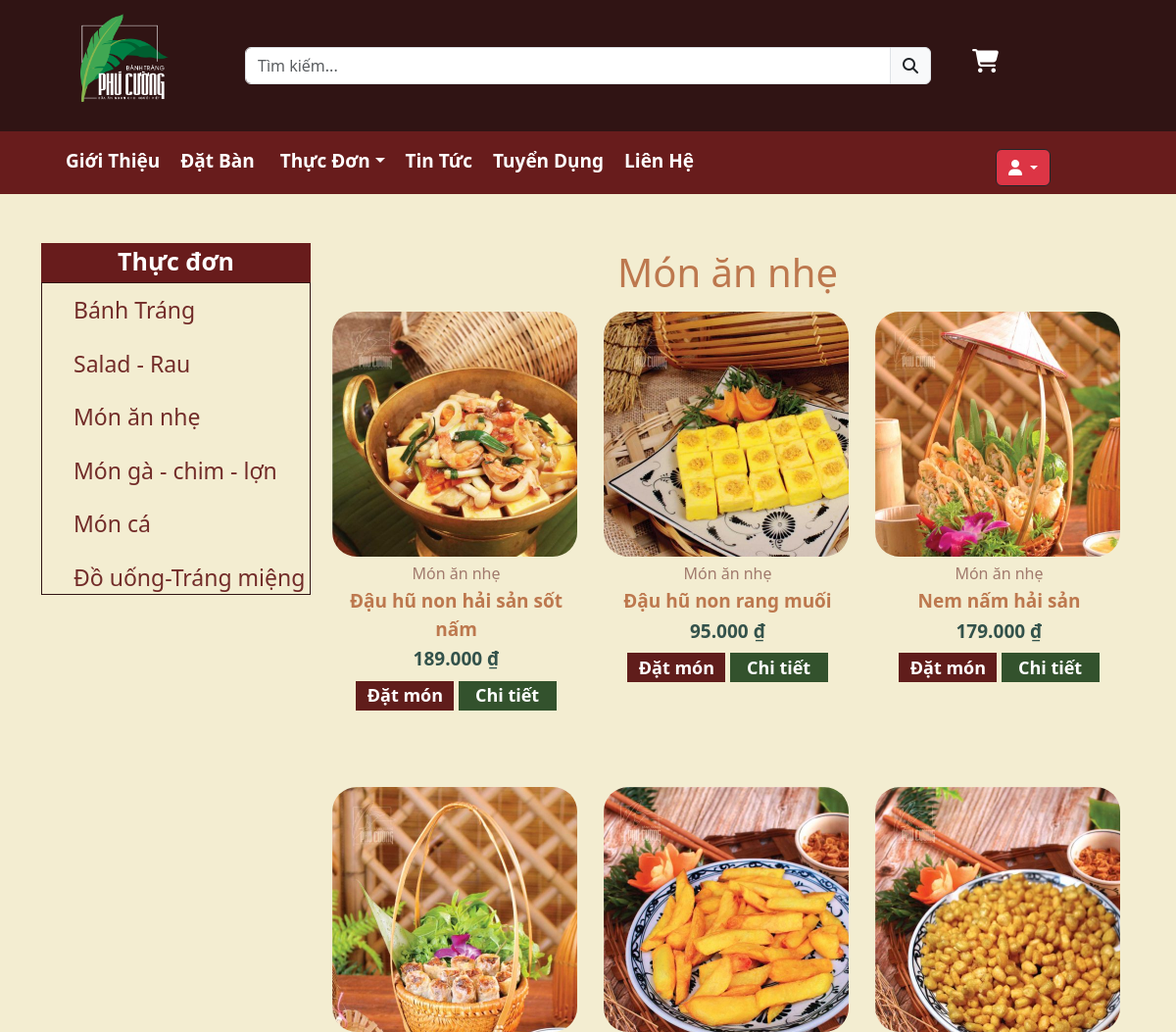
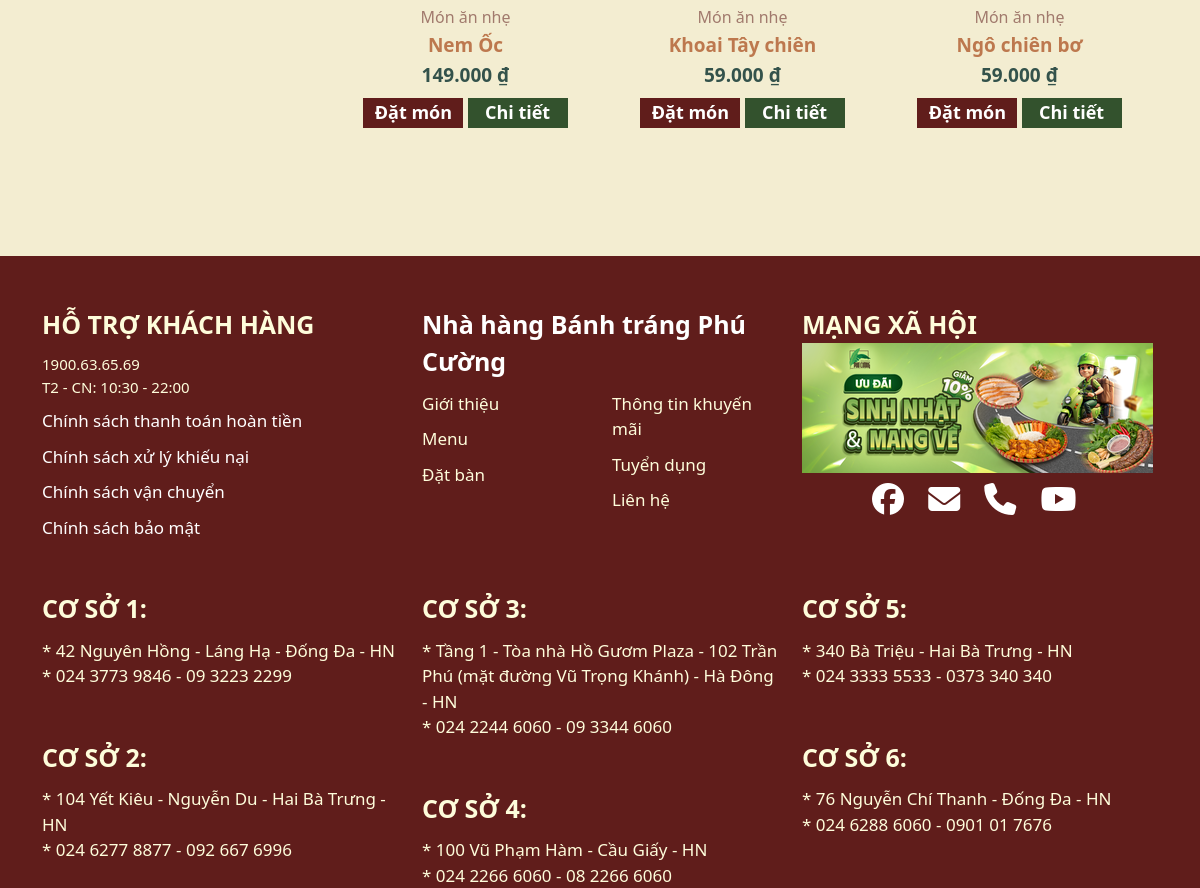
The app's page /View/monannhe.php (signed in) with its own data (2 pictures, top to bottom).
### tables this page shows
CREATE TABLE `sanpham` (
  `id_sanpham` int(11) NOT NULL,
  `danhmuc` varchar(250) DEFAULT NULL,
  `tensp` varchar(250) DEFAULT NULL,
  `gia` varchar(250) DEFAULT NULL,
  `hinhanh` varchar(250) DEFAULT NULL,
  `mota` varchar(250) DEFAULT NULL
);

### Model/sanpham.php (called while the page is built, shortened)
<?php
include("connect.php");
class sanpham {
    public function select_danhmuc($danhmuc) {
        global $conn;
        $sql = "SELECT * FROM sanpham WHERE danhmuc = '$danhmuc'";
        $run = mysqli_query($conn, $sql);
        return $run;
    }
}
?>

### View/monannhe.php (the view, shortened to what this page needs)
<?php
include "../Model/sanpham.php";
$sanpham = new sanpham();
$result = $sanpham->select_danhmuc("Monannhe");
?>
<!DOCTYPE html>
<html lang="en">
<head>
    <link href="https://cdn.jsdelivr.net/npm/bootstrap@5.3.3/dist/css/bootstrap.min.css" rel="stylesheet">
    <link rel="stylesheet" href="https://cdnjs.cloudflare.com/ajax/libs/font-awesome/6.6.0/css/all.min.css" />
    <link rel="stylesheet" href="CSS/dinhdang.css">
</head>
<body>
    <?php include('navbar.php'); ?>
      <div class="container">
        <div class="row">
            <div class="col-3">
                <div style="margin-top: 50px;">
                    <div style="width: 275px;height: 40px; background-color: #681c1c; color: white; font-size: 25px; text-align: center; font-weight: bold;">Thực đơn</div>
                        <ul type="none" style="border:1px solid #301414; width: 275px; ">
                            <li style="margin-top: 10px;" >
                                <a href="banhtrang.html" style="color: #722c29; text-decoration: none; font-size: 23px; font-weight: 500; ">Bánh Tráng</a>
                            </li>
                            <li style="margin-top: 20px;">
                                <a href="salad.html" style="color: #722c29; text-decoration: none; font-size: 23px; font-weight: 500;">Salad - Rau</a>
                            </li>
                            <li style="margin-top: 20px;">
                                <a href="#" style="color: #722c29; text-decoration: none; font-size: 23px; font-weight: 500;">Món ăn nhẹ</a>
                            </li>
                            <li style="margin-top: 20px;">
                                <a href="#" style="color: #722c29; text-decoration: none; font-size: 23px; font-weight: 500;">Món gà - chim - lợn</a>
                            </li>
                            <li style="margin-top: 20px;">
                                <a href="#" style="color: #722c29; text-decoration: none; font-size: 23px; font-weight: 500;">Món cá</a>
                            </li>
                            <li style="margin-top: 20px;">
                                <a href="#" style="color: #722c29; text-decoration: none; font-size: 23px; font-weight: 500;">Đồ uống-Tráng miệng</a>
                            </li>
                        </ul>
                </div>
            </div>
            <div class="col-9">
                <div style="color: #bd784e; font-size: 40px; font-weight: 500; text-align: center; margin-top: 50px; margin-bottom: 10px;">Món ăn nhẹ</div>
                <div class="container">
                    <div class="row">
                        <?php
                        if ($result->num_rows > 0) {
                            $count = 0;
                            while ($row = $result->fetch_assoc()) {
                                $count++;
                        ?>
                        <div class="col-4" style="overflow: hidden; margin-bottom: 30px;">
                            <div class="image-container2">
                                <img src="../Upload/<?php echo $row['hinhanh']; ?>" alt="<?php echo htmlspecialchars($row['tensp']); ?>" class="zoom" style="width: 300px; height: 300px; object-fit: cover;">
                            </div>
                            <div class="product-info" style="text-align: center; margin-top: 5px; color: #a17a6d;">Món ăn nhẹ</div>
                            <div class="product-info" style="color: #bd784e; font-size: 19px; font-weight: bolder; text-align: center;"><?php echo htmlspecialchars($row['tensp']); ?></div>
                            <div class="product-info" style="text-align: center; color: #33524b; font-size: 19px; font-weight: bolder;"><?php echo number_format($row['gia'], 0, ',', '.'); ?> ₫</div>
                            <center class="product-buttons">
                                <button style="width: 100px; height: 30px; background-color: #601d1b; color: white; font-size: 18px; font-weight: bold; border: none;">Đặt món</button>
                                <a href="chitietsp.php?id=<?php echo $row['id_sanpham']; ?>#start_view" style="text-decoration: none;">
                                    <button style="width: 100px; height: 30px; background-color: #33522d; color: white; font-size: 18px; font-weight: bold; border: none;">Chi tiết</button>
                                </a>
                            </center>
                        </div>
                        <?php
                                if ($count % 3 == 0) {
                                    echo '</div><div class="row mt-5">';
                                }
                            }
                        } else {
                            echo '<div class="col-12" style="text-align: center; font-size: 20px; color: #722c29;">Không có sản phẩm nào trong danh mục này.</div>';
                        }
                        ?>
                    </div>
                </div>
            </div>
        </div>
      </div>
</body>
<footer>
    <div class="container">
      <div class="row">
        <div class="col-4">
          <div style="color:#fefddb; font-size: 25px; font-weight: bold; margin-top: 50px;">HỖ TRỢ KHÁCH HÀNG</div>
          <div style="color:#fefddb; font-size: 15px; margin-top: 10px;">
            1900.63.65.69 <br>
            T2 - CN: 10:30 - 22:00
          </div>
          <div style="color:white; font-size: 17px; margin-top: 10px;">Chính sách thanh toán hoàn tiền</div>
          <div style="color:white; font-size: 17px; margin-top: 10px;">Chính sách xử lý khiếu nại</div>
          <div style="color:white; font-size: 17px; margin-top: 10px;">Chính sách vận chuyển</div>
          <div style="color:white; font-size: 17px; margin-top: 10px;">Chính sách bảo mật</div>
        </div>
        <div class="col-4">
          <div style="color:white; font-size: 25px; font-weight: bold; margin-top: 50px;">Nhà hàng Bánh tráng Phú Cường</div>
          <div class="row">
            <div class="col-6">
              <div style="color:#fefddb; font-size: 17px; margin-top: 10px;">Giới thiệu</div>
              <div style="color:#fefddb; font-size: 17px; margin-top: 10px;">Menu</div>
              <div style="color:#fefddb; font-size: 17px; margin-top: 10px;">Đặt bàn</div>
            </div>
            <div class="col-6">
              <div style="color:#fefddb; font-size: 17px; margin-top: 10px;">Thông tin khuyến mãi</div>
              <div style="color:#fefddb; font-size: 17px; margin-top: 10px;">Tuyển dụng</div>
              <div style="color:#fefddb; font-size: 17px; margin-top: 10px;">Liên hệ</div>
            </div>
          </div>
        </div>
        <div class="col-4">
          <div style="color:#fefddb; font-size: 25px; font-weight: bold; margin-top: 50px;">MẠNG XÃ HỘI</div>
          <img src="Media/nhung.png" style="margin-bottom: 10px;">
          <i class="fa-brands fa-facebook fa-2x" style="color:white; margin-right: 20px; margin-left: 70px;"></i>
          <i class="fa-solid fa-envelope fa-2x" style="color:white;  margin-right: 20px;"></i>
          <i class="fa-solid fa-phone fa-2x" style="color:white;  margin-right: 20px; margin-right: 20px;"></i>
          <i class="fa-brands fa-youtube fa-2x" style="color:white;  margin-right: 20px;"></i>
        </div>
      </div>
      <div class="row">
        <div class="col-4">
          <div style="color:#fefddb; font-size: 25px; font-weight: bold; margin-top: 50px;">CƠ SỞ 1:</div>
          <div style="color:#fefddb; font-size: 17px; margin-top: 10px;">
            * 42 Nguyên Hồng - Láng Hạ - Đống Đa - HN <br>
            * 024 3773 9846 - 09 3223 2299
          </div>
          <div style="color:#fefddb; font-size: 25px; font-weight: bold; margin-top: 50px;">CƠ SỞ 2:</div>
          <div style="color:#fefddb; font-size: 17px; margin-top: 10px; ">
            * 104 Yết Kiêu - Nguyễn Du - Hai Bà Trưng - HN <br>
            * 024 6277 8877 - 092 667 6996
          </div>
        </div>
        <div class="col-4">
          <div style="color:#fefddb; font-size: 25px; font-weight: bold; margin-top: 50px;">CƠ SỞ 3:</div>
          <div style="color:#fefddb; font-size: 17px; margin-top: 10px; ">
            * Tầng 1 - Tòa nhà Hồ Gươm Plaza - 102 Trần Phú (mặt đường Vũ Trọng Khánh) - Hà Đông - HN <br>
            * 024 2244 6060 - 09 3344 6060
          </div>
          <div style="color:#fefddb; font-size: 25px; font-weight: bold; margin-top: 50px;">CƠ SỞ 4:</div>
          <div style="color:#fefddb; font-size: 17px; margin-top: 10px; ">
            * 100 Vũ Phạm Hàm - Cầu Giấy - HN <br>
            * 024 2266 6060 - 08 2266 6060
          </div>
        </div>
        <div class="col-4">
          <div style="color:#fefddb; font-size: 25px; font-weight: bold; margin-top: 50px;">CƠ SỞ 5:</div>
          <div style="color:#fefddb; font-size: 17px; margin-top: 10px;  ">
            * 340 Bà Triệu - Hai Bà Trưng - HN <br>
            * 024 3333 5533 - 0373 340 340
          </div>
          <div style="color:#fefddb; font-size: 25px; font-weight: bold; margin-top: 50px;">CƠ SỞ 6:</div>
          <div style="color:#fefddb; font-size: 17px; margin-top: 10px;  ">
            * 76 Nguyễn Chí Thanh - Đống Đa - HN <br>
            * 024 6288 6060 - 0901 01 7676
          </div>
        </div>
      </div>
    </div>
  </footer>
</html>

### View/CSS/dinhdang.css (style rules this page uses)
body { background-color: #f3edd1; }
* { box-sizing:border-box }
.product-info { margin-top: 2px; }
.product-buttons { margin-top: 8px; }
.zoom { transition: transform 0.3s ease; }
.image-container2 { width: 250px; height: 250px; overflow: hidden; border-radius: 25px; }
.image-container2 img { width: 100%; height: auto; }

### View/monannhe.php (style rules this page uses)
footer { background-color: #601d1b; margin-top: 50px; }

### records on screen
sanpham: hinhanh (picture), tensp "Đậu hũ non hải sản sốt nấm", gia "189.000"
sanpham: hinhanh (picture), tensp "Đậu hũ non rang muối", gia "95.000"
sanpham: hinhanh (picture), tensp "Nem nấm hải sản", gia "179.000"
sanpham: hinhanh (picture), tensp "Nem Ốc", gia "149.000"
sanpham: hinhanh (picture), tensp "Khoai Tây chiên", gia "59.000"
sanpham: hinhanh (picture), tensp "Ngô chiên bơ", gia "59.000"
